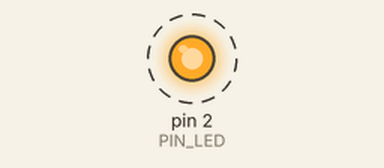
Bench run of a sketch on a simulated Arduino Uno, built with avr-gcc and run on an emulated ATmega328P. Parts: output pins drawn as LEDs (lit = HIGH). Dashed ring = blinking.

Above: at 0.1 s.
Timing chart, 0 to 3.0 s (numbered marks = the images above):
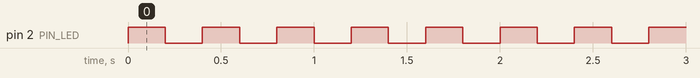

The sketch:

practice34_led.ino
```cpp
// (licence header left out)
#define PIN_LED 2               // IO 2にLEDを接続

void setup() {                  // 起動時に一度だけ実行される関数
    pinMode(PIN_LED,OUTPUT);    // LEDを接続したポートを出力に設定する
}

void loop() {                   // setup実行後に繰り返し実行される関数
    digitalWrite(PIN_LED,HIGH); // ポートをHレベル(3.3V)に設定（点灯）
    delay(200);                 // 時間待ち(200ms)
    digitalWrite(PIN_LED,LOW);  // ポートをLレベル(0V)に設定（消灯）
    delay(200);                 // 時間待ち(200ms)
}
```

Measured:
- by itself, pin 2 (PIN_LED): alternates HIGH for 0.20 s and LOW for 0.20 s
